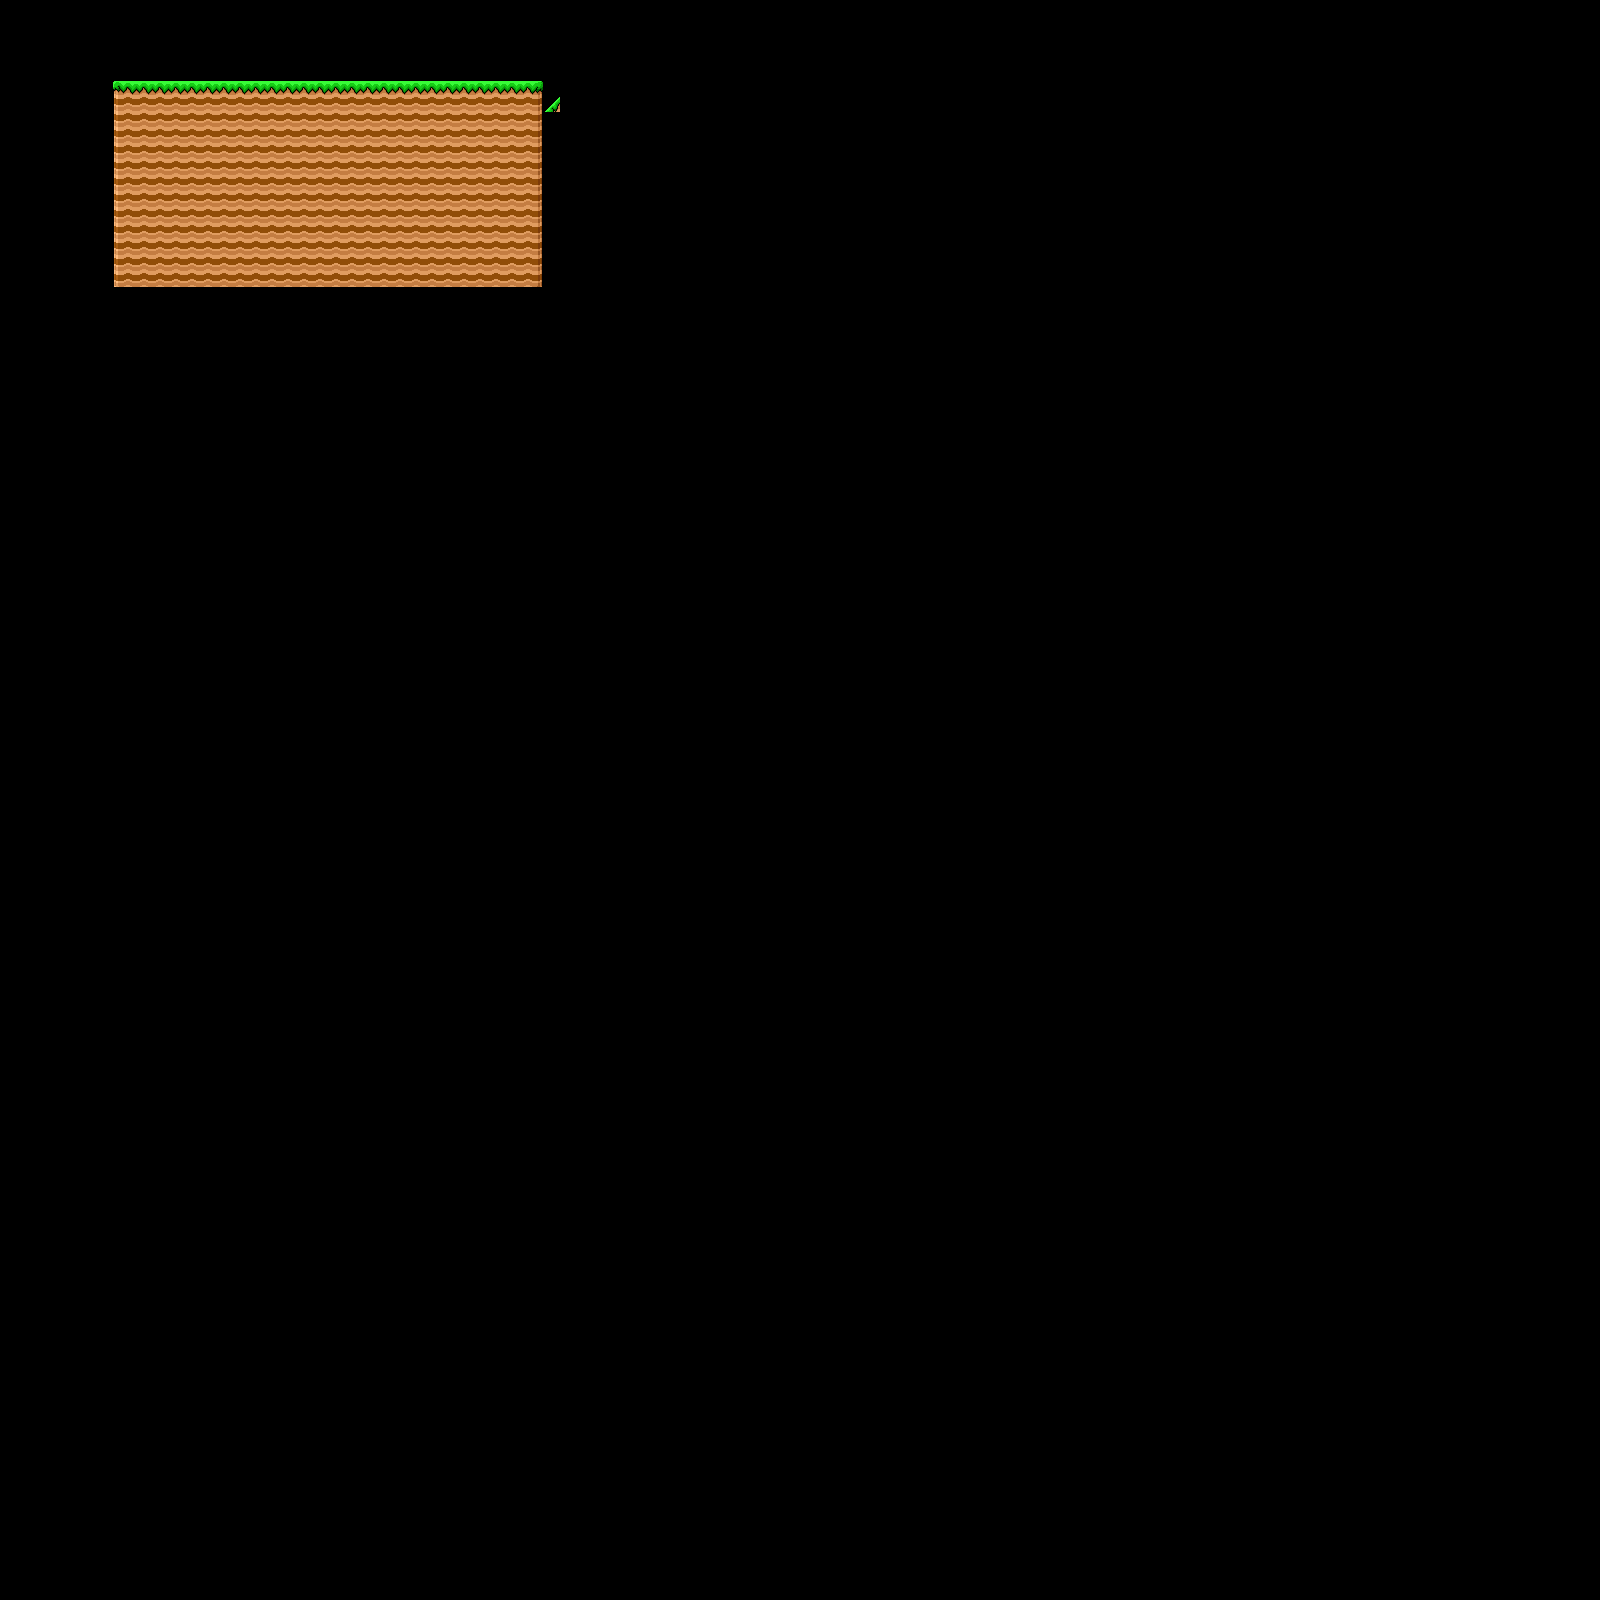

The image is a tile-based game level rendered from a .tmx file. Its description and source (layers, tilesets, objects; grid data summarised) follow:
An orthogonal 100x100 tile map with 16x16 px tiles, 1 tile layer (graphics) and 3 objects (slant, player).

<map version="1.2" tiledversion="1.2.4" orientation="orthogonal" renderorder="right-down" width="100" height="100" tilewidth="16" tileheight="16" infinite="0" nextlayerid="6" nextobjectid="14">
 <tileset firstgid="1" source="../tilesets/test.tsx" />
 <layer id="1" name="graphics" width="100" height="100">
  <data>[10000 cells, 352 non-empty, 10 distinct tile ids]</data>
 </layer>
 <objectgroup id="5" name="collision">
  <object id="11" type="slant" x="544.5" y="111.5">
   <polygon points="0,0 15.5,-16.5 15.5,0" />
  </object>
  <object id="13" x="111.667" y="80">
   <polygon points="0,0 0,207.667 432.667,208 432.333,-0.666667" />
  </object>
 </objectgroup>
 <objectgroup id="3" name="objects">
  <object id="2" name="player" x="147.5" y="68.5" />
 </objectgroup>
</map>